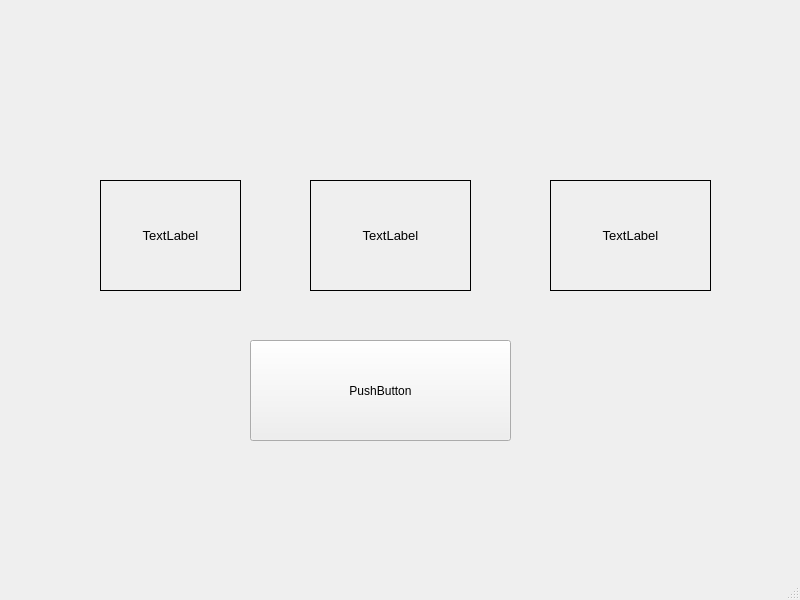
<?xml version="1.0" encoding="UTF-8"?>
<ui version="4.0">
 <class>MainWindow</class>
 <widget class="QMainWindow" name="MainWindow">
  <property name="geometry">
   <rect>
    <x>0</x>
    <y>0</y>
    <width>800</width>
    <height>600</height>
   </rect>
  </property>
  <property name="windowTitle">
   <string>MainWindow</string>
  </property>
  <widget class="QWidget" name="centralwidget">
   <widget class="QPushButton" name="pushButton">
    <property name="geometry">
     <rect>
      <x>250</x>
      <y>340</y>
      <width>261</width>
      <height>101</height>
     </rect>
    </property>
    <property name="text">
     <string>PushButton</string>
    </property>
   </widget>
   <widget class="QLabel" name="label_1">
    <property name="geometry">
     <rect>
      <x>100</x>
      <y>180</y>
      <width>141</width>
      <height>111</height>
     </rect>
    </property>
    <property name="font">
     <font>
      <pointsize>10</pointsize>
     </font>
    </property>
    <property name="frameShape">
     <enum>QFrame::Box</enum>
    </property>
    <property name="text">
     <string>TextLabel</string>
    </property>
    <property name="alignment">
     <set>Qt::AlignCenter</set>
    </property>
   </widget>
   <widget class="QLabel" name="label_2">
    <property name="geometry">
     <rect>
      <x>310</x>
      <y>180</y>
      <width>161</width>
      <height>111</height>
     </rect>
    </property>
    <property name="font">
     <font>
      <pointsize>10</pointsize>
     </font>
    </property>
    <property name="frameShape">
     <enum>QFrame::Box</enum>
    </property>
    <property name="text">
     <string>TextLabel</string>
    </property>
    <property name="alignment">
     <set>Qt::AlignCenter</set>
    </property>
   </widget>
   <widget class="QLabel" name="label_3">
    <property name="geometry">
     <rect>
      <x>550</x>
      <y>180</y>
      <width>161</width>
      <height>111</height>
     </rect>
    </property>
    <property name="font">
     <font>
      <pointsize>10</pointsize>
     </font>
    </property>
    <property name="frameShape">
     <enum>QFrame::Box</enum>
    </property>
    <property name="text">
     <string>TextLabel</string>
    </property>
    <property name="alignment">
     <set>Qt::AlignCenter</set>
    </property>
   </widget>
  </widget>
  <widget class="QMenuBar" name="menubar">
   <property name="geometry">
    <rect>
     <x>0</x>
     <y>0</y>
     <width>800</width>
     <height>26</height>
    </rect>
   </property>
  </widget>
  <widget class="QStatusBar" name="statusbar"/>
 </widget>
 <resources/>
 <connections/>
</ui>
